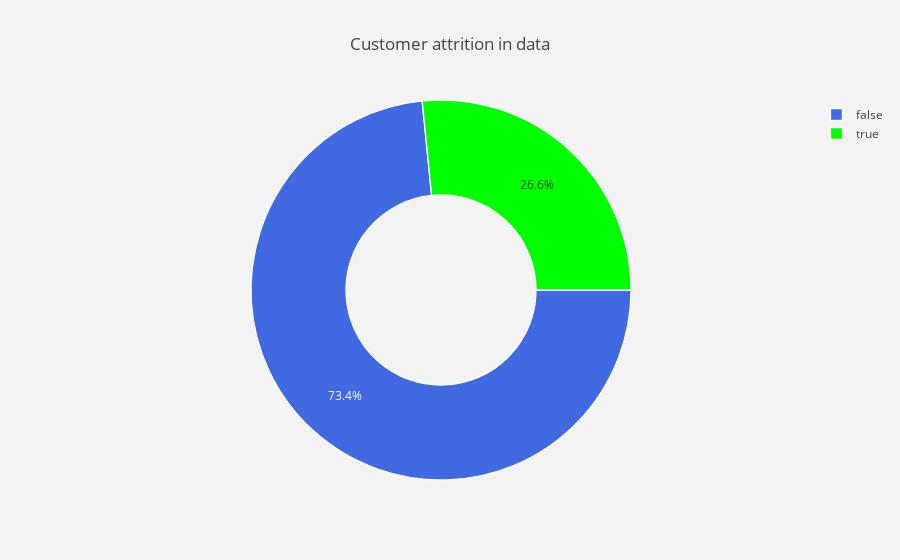

Write notebook code for a chart like this one.
### Code cell
#labels
lab = telcom["Churn"].value_counts().keys().tolist()
#values
val = telcom["Churn"].value_counts().values.tolist()

trace = go.Pie(labels = lab ,
               values = val ,
               marker = dict(colors =  [ 'royalblue' ,'lime'],
                             line = dict(color = "white",
                                         width =  1.3)
                            ),
               rotation = 90,
               hoverinfo = "label+value+text",
               hole = .5
              )
layout = go.Layout(dict(title = "Customer attrition in data",
                        plot_bgcolor  = "rgb(243,243,243)",
                        paper_bgcolor = "rgb(243,243,243)",
                       )
                  )

data = [trace]
fig = go.Figure(data = data,layout = layout)
py.iplot(fig)

### Figure 1 — Plotly figure (JSON) as saved in the notebook; plotly's stock layout.template omitted (floating-point values rounded to 4 significant figures)
{"data": [{"hole": 0.5, "hoverinfo": "label+value+text", "labels": [false, true], "marker": {"colors": ["royalblue", "lime"], "line": {"color": "white", "width": 1.3}}, "rotation": 90, "type": "pie", "uid": "8fff29d2-d573-11e8-880c-8c859026d06c", "values": [5163, 1869]}], "layout": {"paper_bgcolor": "rgb(243,243,243)", "plot_bgcolor": "rgb(243,243,243)", "title": "Customer attrition in data"}}
